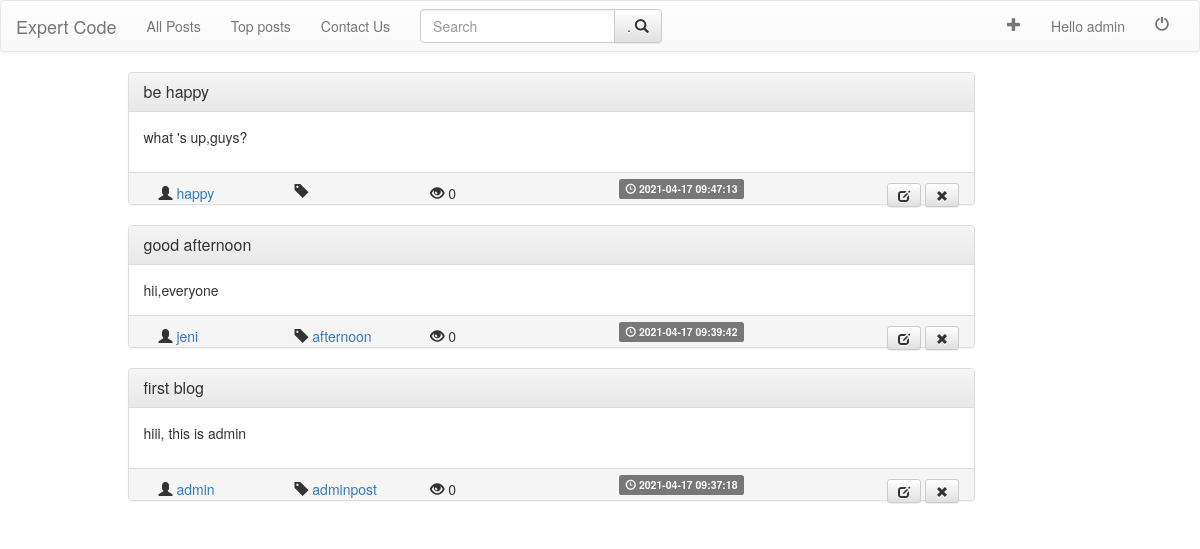
/posts/posts.php (signed in), run on the app's committed database.
### tables this page shows
CREATE TABLE `posts` (
  `postID` int(11) NOT NULL,
  `postTitle` varchar(200) NOT NULL,
  `postDesc` varchar(10000) NOT NULL,
  `postTime` timestamp NOT NULL DEFAULT current_timestamp() ON UPDATE current_timestamp(),
  `postTag` varchar(40) NOT NULL,
  `postAuthor` varchar(40) NOT NULL
);

### include/algos.php (called while the page is built, shortened)
<?php
return 0;
?>
<?php
function showViews($id , $author)  {
  include("../db/dbconnect.php");
  $query="SELECT *
          FROM user_post
          WHERE postID='$id'
          ";
  $result=mysqli_query($conn , $query);
  if($result) {
      if(mysqli_num_rows($result)==1) {
        while($row=mysqli_fetch_assoc($result)) {
            return $row['postViews'];
        }
      } else {
        return 0;
      }
  }
  return 0;
}
?>

### include/frame_post.php (the view, shortened to what this page needs)
<?php
	include_once("bootstrap_cdn.php");
?>
<div class="container">
		<div class="row">
			<div class="col-md-9 col-md-offset-1">
			<div class="panel panel-default">
		  		<div class="panel-heading">
		    		<h3 class="panel-title">
		    			<a href=<?php echo "post.php?id="; echo $id; ?> ><?php echo $title; ?></a>
		    		</h3>
		  		</div>
		  		<div class="panel-body">
						<?php
							echo $desc;
		    		?>
		  		</div>
		  		<div class="panel-footer">
						<span class="col-sm-2">
				  			<span class="glyphicon glyphicon-user" aria-hidden="true"></span>
				  			<a href=<?php echo "../users/profile.php?user="; echo $author; ?> >
										<?php echo $author?>
				  			</a>
					</span>
					<span class="col-sm-2">
							<span class="glyphicon glyphicon-tag" aria-hidden="true"></span>
			  			<a href=<?php echo "post.php?tags="; echo $tags; ?> >
									<?php echo $tags;?>
			  			</a>
					</span>
						<span class="col-sm-3">
							<?php
								 if(isset($views)) {
									 echo "<span class='glyphicon glyphicon-eye-open' aria-hidden='true'></span>"." ".$views;
								 }
							?>
						</span>
		  			<span class="label label-default">
							<span class="glyphicon glyphicon-time" aria-hidden="true"></span> <?php echo $time ?>
						</span>
			  			<?php
			  				$delete_post_link='../posts/delete_post.php?postid='.$id;
							if(isset($_SESSION['username']) ) {
								if($_SESSION['username']==$author || $_SESSION['usertype']=='admin') {
									echo "
									<span class='pull-right'>
									<a href='update.php?id=$id'  type=\"button\" class=\"btn btn-sm btn-default\">
										<i class=\"glyphicon glyphicon-edit\"></i>
									</a>
									<a href=$delete_post_link type=\"button\" class=\"btn btn-sm btn-default\">
										<i class=\"glyphicon glyphicon-remove\"></i>
									</a>
									</span>
									";
								}
							}
						?>
		  		</div>
			</div>
		</div>
		</div>
</div>

### posts/posts.php (shortened to what this page needs)
<?php
include("../include/url_posts.php");
include_once("../include/algos.php");
 ?>
<?php
	$query="SELECT * FROM posts ORDER BY postTime DESC";
	$result=mysqli_query($conn , $query);
	if(mysqli_num_rows($result) > 0) {
		while($post=mysqli_fetch_assoc($result)) {
					$id=$post['postID'];
					$title=$post['postTitle'];
					$desc=$post['postDesc'];
					$tags=$post['postTag'];
					$author=$post['postAuthor'];
					$time=$post['postTime'];
          $views=showViews($id,$author);
					include("../include/frame_post.php");
		}
	}
?>

### data on the page
posts: postTitle "be happy", postDesc "what 's up,guys?", postAuthor "happy", views "0", postTime "2021-04-17 09:47:13"
posts: postTitle "good afternoon", postDesc "hii,everyone", postAuthor "jeni", postTag "afternoon", views "0", postTime "2021-04-17 09:39:42"
posts: postTitle "first blog", postDesc "hiii, this is admin", postAuthor "admin", postTag "adminpost", views "0", postTime "2021-04-17 09:37:18"

### other printed values
$username "admin"
